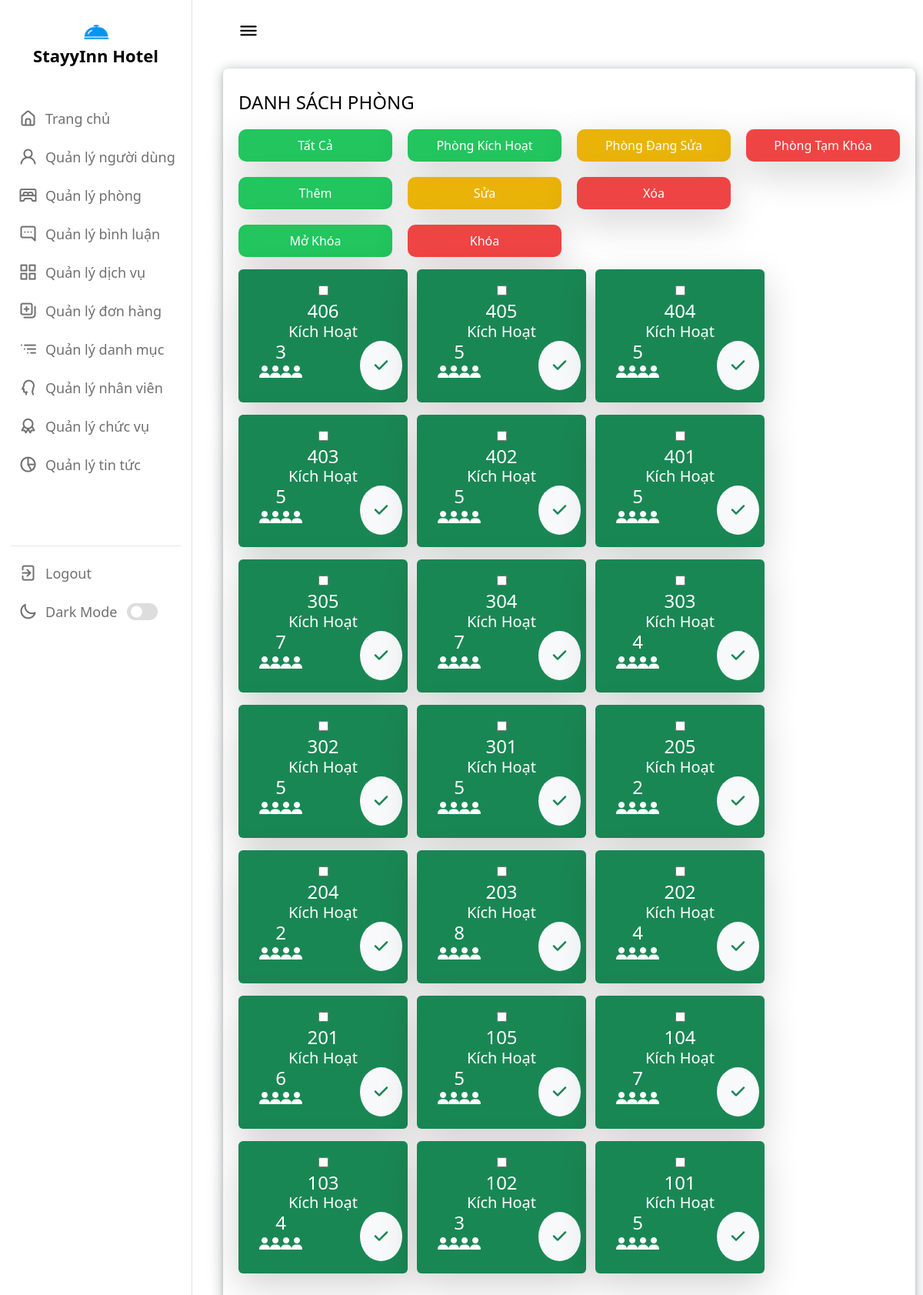
The page /admin/room/c_room.php on the database its author committed.
### tables this page shows
CREATE TABLE `room` (
  `room_id` int(11) NOT NULL,
  `name` varchar(255) NOT NULL,
  `description` varchar(200) NOT NULL,
  `thumbnail` varchar(200) NOT NULL,
  `id_category_room` int(11) NOT NULL,
  `price` int(11) NOT NULL,
  `star` int(11) NOT NULL,
  `quantity` int(11) NOT NULL,
  `location` varchar(200) NOT NULL,
  `acreage` varchar(200) NOT NULL,
  `status` int(11) NOT NULL,
  `view` varchar(200) NOT NULL,
  `likes` int(11) NOT NULL,
  `created_at` datetime NOT NULL DEFAULT current_timestamp()
);

### admin/room/c_room.php (called while the page is built, shortened)
<?php
require_once '../../dao/pdo.php';
require_once '../../dao/room_dao.php';
$roomAll = loadAll_room6();
if(isset($_GET['id'])){
    $loadone = loadOne_room_status($_GET['id']);
}else{
    $loadone = $roomAll;
}
include_once '../templates/layout/layout.php';

### dao/pdo.php (called while the page is built, shortened)
<?php
function getConnect(){
    $connect = new PDO("mysql:host=" . DBHOST
                        . ";dbname=" . DBNAME
                        . ";charset=" . DBCHARSET,
                        DBUSER,
                        DBPASS
            );
    return $connect;
}
function pdo_query_all($query){
    $args = func_get_args();
    $args = array_slice($args, 1);
    $conn = getConnect();
    $stmt = $conn->prepare($query);
    $stmt->execute($args);
    $data = $stmt->fetchAll(PDO::FETCH_OBJ);
    if(count($data) > 0){
        return $data;
    }
    return [];
}
?>

### dao/room_dao.php (called while the page is built, shortened)
<?php
function loadAll_room6(){
    $query = "select r.*,st.star,count(sv.id_room) as 'sv' from room r left join vote_room st on st.id_room = r.room_id left join service_detail sv on sv.id_room=r.room_id GROUP BY r.room_id desc ";
    $listroom = pdo_query_all($query);
    return $listroom;
}
?>

### admin/room/danh-sach.php (the view, shortened to what this page needs)
<div class="dash-content">
    <div class="content">
        <div class="danh_sach">
            <h3>DANH SÁCH PHÒNG</h3>
            <form action="" method="post">
                <div class="action">
                    <div class="grid grid-cols-4 gap-[20px] my-3">
                        <div class="">
                            <a href="c_room.php" class="bg-green-500 text-center btn-outline- px-3 py-[12px] shadow-lg w-[200px]">
                                Tất Cả
                            </a>
                        </div>
                        <div class="">
                            <a href="c_room.php?id=1" class="bg-green-500 text-center btn-outline- px-3 py-[12px] shadow-lg w-[200px]">
                                Phòng Kích Hoạt
                            </a>
                        </div>
                        <div class="">
                            <a href="c_room.php?id=0" class="bg-yellow-500 text-center btn-outline- px-3 py-[12px] shadow-lg w-[200px]">
                                Phòng Đang Sửa
                            </a>
                        </div>
                        <div class="">
                            <a href="c_room.php?id=2" class="bg-red-500 text-center btn-outline- px-3 py-[12px] shadow-lg w-[200px]">
                                Phòng Tạm Khóa
                            </a>
                        </div>
                        <div class="add cursor-pointer capitalize bg-green-500 text-center px-3 py-[12px] shadow-lg w-[200px]"  data-modal-toggle="aa">
                            Thêm
                        </div>
                        <div class="">
                            <button type="submit" name="edit_room" class="bg-yellow-500 text-center px-3 py-[12px] shadow-lg w-[200px]">
                                Sửa
                            </button>
                        </div>
                        <div class="">
                            <button type="submit" name="delete_room" onclick="return confirm('Bạn muốn xóa phòng ko?')" class="bg-red-500 text-center px-3 py-[12px] shadow-lg w-[200px]">
                                Xóa
                            </button>
                        </div>
                        <div></div>
                        <div class="">
                            <button type="submit" name="unlock_room" class="bg-green-500 text-center text-white px-3 py-[12px] shadow-lg w-[200px]">
                                Mở Khóa
                            </button>
                        </div>
                        <div class="">
                            <button type="submit" name="lock_room" class="bg-red-500 text-center px-3 py-[12px] shadow-lg w-[200px]">
                                Khóa
                            </button>
                        </div>
                    </div>
                </div>
                <div class="row room">
                    <?php foreach ($loadone as $key => $value) : ?>
                        <div class="col-sm-1 mr-3 mb-3 py-3 text-center h-25 w-[220px] <?php if ($value->status == 1) {
                                                                                        echo "bg-success";
                                                                                    }
                                                                                    if ($value->status == 0) {
                                                                                        echo "bg-warning";
                                                                                    } else {
                                                                                        echo "bg-danger";
                                                                                    }
                                                                                    ?> bg-success shadow-lg rounded">
                            <td><input type="checkbox" name="room[]" class="rounded" value="<?= $value->room_id ?>" />
                            </td>
                            <div class="cursor-pointer text-white" data-modal-toggle="popup-modal<?= $value->room_id ?>">
                                <h1 class="fs-4"><?php echo $value->name ?></h1>
                                <h2 class="fs-5"><?php if ($value->status == 1) {
                                                        echo "Kích Hoạt";
                                                    } else if ($value->status == 0) {
                                                        echo "Đang Sửa";
                                                    } else {
                                                        echo "Tạm Khóa";
                                                    }
                                                    ?></h2>
                                <div class="row">
                                    <div class="col-sm-6">
                                        <h1 class="fs-4"><?php echo $value->quantity ?></h1>
                                        <i class="fa-solid fa-user"></i><i class="fa-solid fa-user"></i><i class="fa-solid fa-user"></i><i class="fa-solid fa-user"></i>
                                    </div>
                                    <div class="col-sm-6 bg-light rounded-circle w-25 text-center  ms-5">
                                        <h3 class="fs-5 "><i class="fa-solid fa-check text-success"></i></h3>
                                    </div>
                                </div>
                            </div>
                        </div>
                    <?php endforeach ?>
            </form>
        </div>
    </div>
</div>

### admin/layout/assets/css/side.css (style rules this page uses)
:root { --primary-color: #0E4BF1; --panel-color: #FFF; --text-color: #000; --black-light-color: #707070; --border-color: #e6e5e5; --toggle-color: #DDD; --box1-color: #4DA3FF; --box2-color: #FFE6AC; --box3-color: #E7D1FC; --title-icon-color: #fff; --tran-05: all 0.5s ease; --tran-03: all 0.3s ease; --tran-03: all 0.2s ease; }

### admin/layout/assets/css/admin_room.css (style rules this page uses)
* { padding: 0; margin: 0; box-sizing: border-box; }
body { font-family: tahoma, sans-serif; }
.danh_sach { margin-top: 20px; box-shadow: rgba(14, 30, 37, 0.12) 0 2px 4px 0, rgba(14, 30, 37, 0.32) 0 2px 16px 0; padding: 10px 20px 40px 20px; border-radius: 7px; background-color: var(--panel-color); transition: var(--tran-05); }
.danh_sach h3 { margin: 20px 0; color: var(--text-color); transition: var(--tran-05); font-weight: 500; font-size: 24px; }
.action { margin: 15px 0; }
.room { margin-left: unset!important; }
.action button, .action a, .action .add { margin-right: 5px; display: inline-block; text-decoration: none; color: #fff; padding: 9px; border-radius: 10px; }

### rows shown on the page
room: name "406", status "Kích Hoạt", quantity "3"
room: name "405", status "Kích Hoạt", quantity "5"
room: name "404", status "Kích Hoạt", quantity "5"
room: name "403", status "Kích Hoạt", quantity "5"
room: name "402", status "Kích Hoạt", quantity "5"
room: name "401", status "Kích Hoạt", quantity "5"
room: name "305", status "Kích Hoạt", quantity "7"
room: name "304", status "Kích Hoạt", quantity "7"
room: name "303", status "Kích Hoạt", quantity "4"
room: name "302", status "Kích Hoạt", quantity "5"
room: name "301", status "Kích Hoạt", quantity "5"
room: name "205", status "Kích Hoạt", quantity "2"
room: name "204", status "Kích Hoạt", quantity "2"
room: name "203", status "Kích Hoạt", quantity "8"
room: name "202", status "Kích Hoạt", quantity "4"
room: name "201", status "Kích Hoạt", quantity "6"
room: name "105", status "Kích Hoạt", quantity "5"
room: name "104", status "Kích Hoạt", quantity "7"
room: name "103", status "Kích Hoạt", quantity "4"
room: name "102", status "Kích Hoạt", quantity "3"
room: name "101", status "Kích Hoạt", quantity "5"
